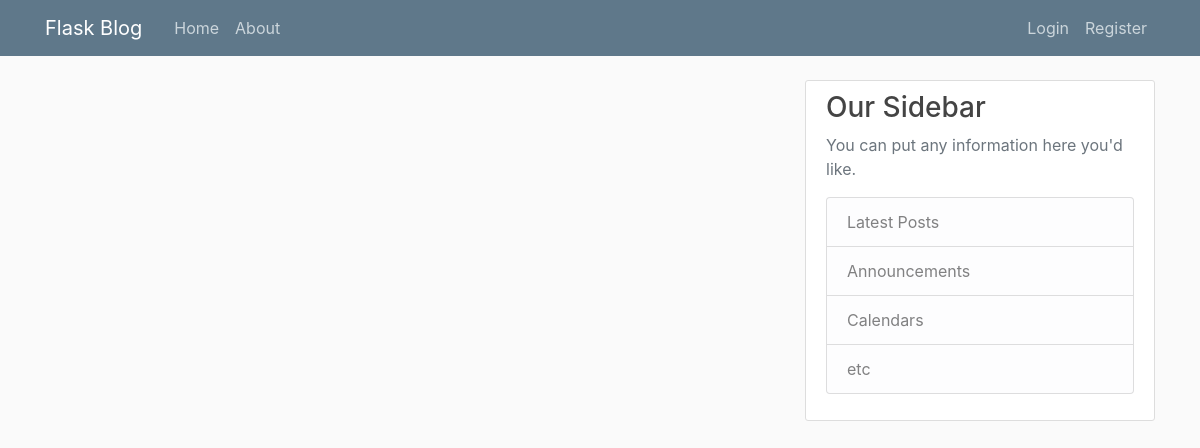
Page /home on the earlier database version.
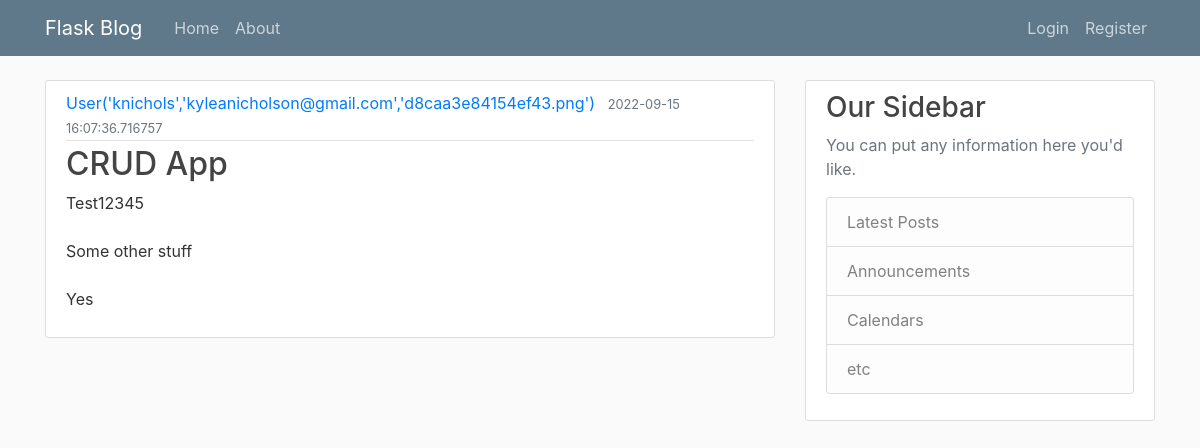
Same page on the later database version.
### flaskblog/models.py (models this page shows, shortened)
class Post(db.Model):
    id = db.Column(db.Integer, primary_key=True)
    title =  db.Column(db.String(100),nullable=False)
    date_posted = db.Column(db.DateTime, nullable = False, default = datetime.utcnow)
    content = db.Column(db.Text, nullable=False)
    user_id = db.Column(db.Integer, db.ForeignKey('user.id'), nullable=False)

class User(db.Model, UserMixin):
    id = db.Column(db.Integer, primary_key=True)
    username = db.Column(db.String(20), unique=True, nullable=False)
    email = db.Column(db.String(120), unique=True, nullable=False)
    image_file = db.Column(db.String(20), nullable=False, default='default.jpg')
    password = db.Column(db.String(60), nullable=False)
    posts = db.relationship('Post', backref='author', lazy=True)
    def __repr__(self):
        return f"User('{self.username}','{self.email}','{self.image_file}')"

### flaskblog/routes.py (the view)
@app.route("/")
@app.route("/home")
def home():
    posts = Post.query.all()
    return render_template('home.html', posts=posts)

### flaskblog/templates/home.html
{% extends "layout.html" %}
{% block content %}
    {% for post in posts %}
        <article class="media content-section">
            <div class="media-body">
            <div class="article-metadata">
                <a class="mr-2" href="#">{{ post.author }}</a>
                <small class="text-muted">{{ post.date_posted }}</small>
            </div>
            <h2><a class="article-title" href="#">{{ post.title }}</a></h2>
            <p class="article-content">{{ post.content }}</p>
            </div>
      </article>
    {% endfor %}
{% endblock content %}

### flaskblog/templates/layout.html (shortened to what this page needs)
<!DOCTYPE html>
<html>
<head>
    <link rel="stylesheet" href="https://maxcdn.bootstrapcdn.com/bootstrap/4.0.0/css/bootstrap.min.css">
    <link rel="stylesheet" type="text/css" href="{{ url_for('static', filename='main.css') }}">
</head>
<body>
    <header class="site-header">
      <nav class="navbar navbar-expand-md navbar-dark bg-steel fixed-top">
        <div class="container">
          <a class="navbar-brand mr-4" href="/">Flask Blog</a>
          <div class="collapse navbar-collapse" id="navbarToggle">
            <div class="navbar-nav mr-auto">
              <a class="nav-item nav-link" href="{{ url_for('home') }}">Home</a>
              <a class="nav-item nav-link" href="{{ url_for('about') }}">About</a>
            </div>
            <div class="navbar-nav">
              {% if current_user.is_authenticated %}
                <a class="nav-item nav-link" href="{{ url_for('new_post') }}">New Post</a>
                <a class="nav-item nav-link" href="{{ url_for('account') }}">Account</a>
                <a class="nav-item nav-link" href="{{ url_for('logout') }}">Logout</a>
              {% else %}
                <a class="nav-item nav-link" href="{{ url_for('login') }}">Login</a>
                <a class="nav-item nav-link" href="{{ url_for('register') }}">Register</a>
              {% endif %}
            </div>
          </div>
        </div>
      </nav>
    </header>
    <main role="main" class="container">
      <div class="row">
        <div class="col-md-8">
          {% block content %}{% endblock %}
        </div>
        <div class="col-md-4">
          <div class="content-section">
            <h3>Our Sidebar</h3>
            <p class='text-muted'>You can put any information here you'd like.
              <ul class="list-group">
                <li class="list-group-item list-group-item-light">Latest Posts</li>
                <li class="list-group-item list-group-item-light">Announcements</li>
                <li class="list-group-item list-group-item-light">Calendars</li>
                <li class="list-group-item list-group-item-light">etc</li>
              </ul>
            </p>
          </div>
        </div>
      </div>
    </main>
</body>
</html>

### flaskblog/static/main.css (style rules this page uses)
body { background: #fafafa; color: #333333; margin-top: 5rem; }
h1, h2, h3, h4, h5, h6 { color: #444444; }
.bg-steel { background-color: #5f788a; }
.site-header .navbar-nav .nav-link { color: #cbd5db; }
.content-section { background: #ffffff; padding: 10px 20px; border: 1px solid #dddddd; border-radius: 3px; margin-bottom: 20px; }
.article-title { color: #444444; }
.article-content { white-space: pre-line; }
.article-metadata { padding-bottom: 1px; margin-bottom: 4px; border-bottom: 1px solid #e3e3e3 }

Differences in the rows shown:
added Post: author "User('knichols','kyleanicholson@gmail.com','d8caa3e84154ef43.png')", date_posted "2022-09-15 16:07:36.716757", title "CRUD App", content "Test12345 Some other stuff Yes"
